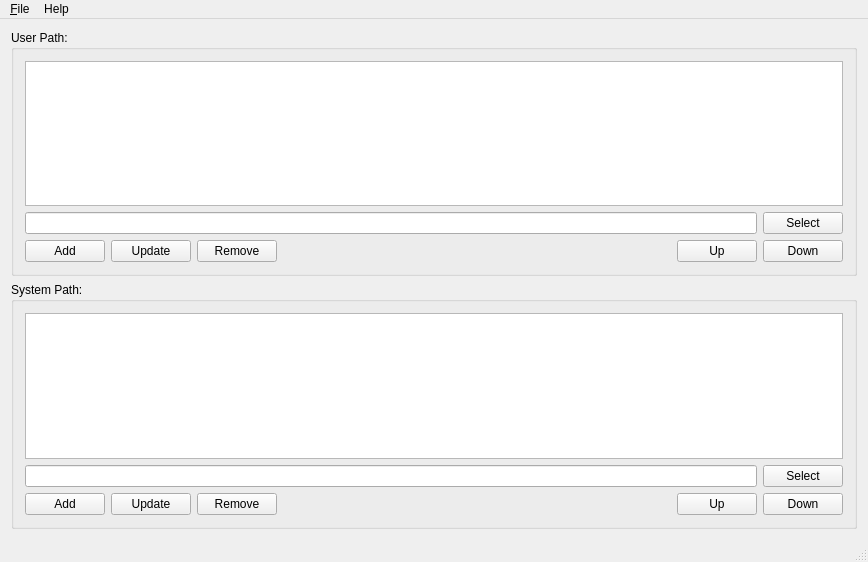
<?xml version="1.0" encoding="UTF-8"?>
<ui version="4.0">
 <class>MainWindow</class>
 <widget class="QMainWindow" name="MainWindow">
  <property name="geometry">
   <rect>
    <x>0</x>
    <y>0</y>
    <width>868</width>
    <height>562</height>
   </rect>
  </property>
  <property name="windowTitle">
   <string>QT Windows Path Editor</string>
  </property>
  <widget class="QWidget" name="centralwidget">
   <layout class="QVBoxLayout" name="verticalLayout">
    <item>
     <layout class="QVBoxLayout" name="top">
      <property name="spacing">
       <number>6</number>
      </property>
      <property name="leftMargin">
       <number>0</number>
      </property>
      <property name="topMargin">
       <number>0</number>
      </property>
      <property name="rightMargin">
       <number>0</number>
      </property>
      <property name="bottomMargin">
       <number>0</number>
      </property>
      <item>
       <widget class="QGroupBox" name="userGroupBox">
        <property name="minimumSize">
         <size>
          <width>550</width>
          <height>120</height>
         </size>
        </property>
        <property name="title">
         <string>User Path:</string>
        </property>
        <layout class="QVBoxLayout" name="verticalLayout_4">
         <item>
          <layout class="QVBoxLayout" name="_2">
           <property name="spacing">
            <number>6</number>
           </property>
           <property name="leftMargin">
            <number>0</number>
           </property>
           <property name="topMargin">
            <number>0</number>
           </property>
           <property name="rightMargin">
            <number>0</number>
           </property>
           <property name="bottomMargin">
            <number>0</number>
           </property>
           <item>
            <widget class="QTableWidget" name="twUserPath">
             <property name="editTriggers">
              <set>QAbstractItemView::NoEditTriggers</set>
             </property>
             <property name="selectionBehavior">
              <enum>QAbstractItemView::SelectRows</enum>
             </property>
            </widget>
           </item>
           <item>
            <layout class="QHBoxLayout" name="horizontalLayout_2">
             <item>
              <widget class="QLineEdit" name="lineEditUserPath">
               <property name="font">
                <font>
                 <pointsize>9</pointsize>
                </font>
               </property>
              </widget>
             </item>
             <item>
              <widget class="QPushButton" name="btSelectUserPath">
               <property name="text">
                <string>Select</string>
               </property>
              </widget>
             </item>
            </layout>
           </item>
          </layout>
         </item>
         <item>
          <layout class="QHBoxLayout" name="horizontalLayout">
           <item>
            <widget class="QPushButton" name="btAddUserPath">
             <property name="text">
              <string>Add</string>
             </property>
             <property name="icon">
              <iconset resource="res/icons.qrc">
               <normaloff>:/dir_add.png</normaloff>:/dir_add.png</iconset>
             </property>
            </widget>
           </item>
           <item>
            <widget class="QPushButton" name="btUpdUserPath">
             <property name="text">
              <string>Update</string>
             </property>
             <property name="icon">
              <iconset resource="res/icons.qrc">
               <normaloff>:/dir_edit.png</normaloff>:/dir_edit.png</iconset>
             </property>
            </widget>
           </item>
           <item>
            <widget class="QPushButton" name="btRemoveUserPath">
             <property name="text">
              <string>Remove</string>
             </property>
             <property name="icon">
              <iconset resource="res/icons.qrc">
               <normaloff>:/dir_del.png</normaloff>:/dir_del.png</iconset>
             </property>
            </widget>
           </item>
           <item>
            <spacer name="horizontalSpacer">
             <property name="orientation">
              <enum>Qt::Horizontal</enum>
             </property>
             <property name="sizeHint" stdset="0">
              <size>
               <width>40</width>
               <height>20</height>
              </size>
             </property>
            </spacer>
           </item>
           <item>
            <widget class="QPushButton" name="btUpUserPath">
             <property name="text">
              <string>Up</string>
             </property>
             <property name="icon">
              <iconset resource="res/icons.qrc">
               <normaloff>:/dir_up.png</normaloff>:/dir_up.png</iconset>
             </property>
            </widget>
           </item>
           <item>
            <widget class="QPushButton" name="btDnUserPath">
             <property name="text">
              <string>Down</string>
             </property>
             <property name="icon">
              <iconset resource="res/icons.qrc">
               <normaloff>:/dir_down.png</normaloff>:/dir_down.png</iconset>
             </property>
            </widget>
           </item>
          </layout>
         </item>
        </layout>
       </widget>
      </item>
      <item>
       <widget class="QGroupBox" name="systemGroupBox">
        <property name="minimumSize">
         <size>
          <width>550</width>
          <height>120</height>
         </size>
        </property>
        <property name="title">
         <string>System Path:</string>
        </property>
        <layout class="QVBoxLayout" name="verticalLayout_6">
         <item>
          <layout class="QVBoxLayout" name="_3">
           <property name="spacing">
            <number>6</number>
           </property>
           <property name="leftMargin">
            <number>0</number>
           </property>
           <property name="topMargin">
            <number>0</number>
           </property>
           <property name="rightMargin">
            <number>0</number>
           </property>
           <property name="bottomMargin">
            <number>0</number>
           </property>
           <item>
            <widget class="QTableWidget" name="twSystemPath">
             <property name="editTriggers">
              <set>QAbstractItemView::NoEditTriggers</set>
             </property>
             <property name="selectionBehavior">
              <enum>QAbstractItemView::SelectRows</enum>
             </property>
            </widget>
           </item>
           <item>
            <layout class="QHBoxLayout" name="horizontalLayout_4">
             <item>
              <widget class="QLineEdit" name="lineEditSystemPath">
               <property name="font">
                <font>
                 <pointsize>9</pointsize>
                </font>
               </property>
              </widget>
             </item>
             <item>
              <widget class="QPushButton" name="btSelectSystemPath">
               <property name="text">
                <string>Select</string>
               </property>
              </widget>
             </item>
            </layout>
           </item>
          </layout>
         </item>
         <item>
          <layout class="QHBoxLayout" name="horizontalLayout_3">
           <item>
            <widget class="QPushButton" name="btAddSystemPath">
             <property name="text">
              <string>Add</string>
             </property>
             <property name="icon">
              <iconset resource="res/icons.qrc">
               <normaloff>:/dir_add.png</normaloff>:/dir_add.png</iconset>
             </property>
            </widget>
           </item>
           <item>
            <widget class="QPushButton" name="btUpdSystemPath">
             <property name="text">
              <string>Update</string>
             </property>
             <property name="icon">
              <iconset resource="res/icons.qrc">
               <normaloff>:/dir_edit.png</normaloff>:/dir_edit.png</iconset>
             </property>
            </widget>
           </item>
           <item>
            <widget class="QPushButton" name="btRemoveSystemPath">
             <property name="text">
              <string>Remove</string>
             </property>
             <property name="icon">
              <iconset resource="res/icons.qrc">
               <normaloff>:/dir_del.png</normaloff>:/dir_del.png</iconset>
             </property>
            </widget>
           </item>
           <item>
            <spacer name="horizontalSpacer_2">
             <property name="orientation">
              <enum>Qt::Horizontal</enum>
             </property>
             <property name="sizeHint" stdset="0">
              <size>
               <width>40</width>
               <height>20</height>
              </size>
             </property>
            </spacer>
           </item>
           <item>
            <widget class="QPushButton" name="btUpSystemPath">
             <property name="text">
              <string>Up</string>
             </property>
             <property name="icon">
              <iconset resource="res/icons.qrc">
               <normaloff>:/dir_up.png</normaloff>:/dir_up.png</iconset>
             </property>
            </widget>
           </item>
           <item>
            <widget class="QPushButton" name="btDnSystemPath">
             <property name="text">
              <string>Down</string>
             </property>
             <property name="icon">
              <iconset resource="res/icons.qrc">
               <normaloff>:/dir_down.png</normaloff>:/dir_down.png</iconset>
             </property>
            </widget>
           </item>
          </layout>
         </item>
        </layout>
       </widget>
      </item>
     </layout>
    </item>
   </layout>
  </widget>
  <widget class="QMenuBar" name="menubar">
   <property name="geometry">
    <rect>
     <x>0</x>
     <y>0</y>
     <width>868</width>
     <height>26</height>
    </rect>
   </property>
   <widget class="QMenu" name="menuFile">
    <property name="title">
     <string>&amp;File</string>
    </property>
    <addaction name="actionSave"/>
    <addaction name="separator"/>
    <addaction name="actionExit"/>
   </widget>
   <widget class="QMenu" name="menuHelp">
    <property name="title">
     <string>Help</string>
    </property>
    <addaction name="actionAbout"/>
    <addaction name="actionAbout_QT"/>
   </widget>
   <addaction name="menuFile"/>
   <addaction name="menuHelp"/>
  </widget>
  <widget class="QStatusBar" name="statusbar"/>
  <action name="actionAbout">
   <property name="text">
    <string>About</string>
   </property>
  </action>
  <action name="actionSave">
   <property name="text">
    <string>Save</string>
   </property>
  </action>
  <action name="actionExit">
   <property name="text">
    <string>Exit</string>
   </property>
  </action>
  <action name="actionAbout_QT">
   <property name="text">
    <string>About QT</string>
   </property>
  </action>
 </widget>
 <layoutdefault spacing="6" margin="11"/>
 <resources>
  <include location="res/icons.qrc"/>
 </resources>
 <connections/>
</ui>
